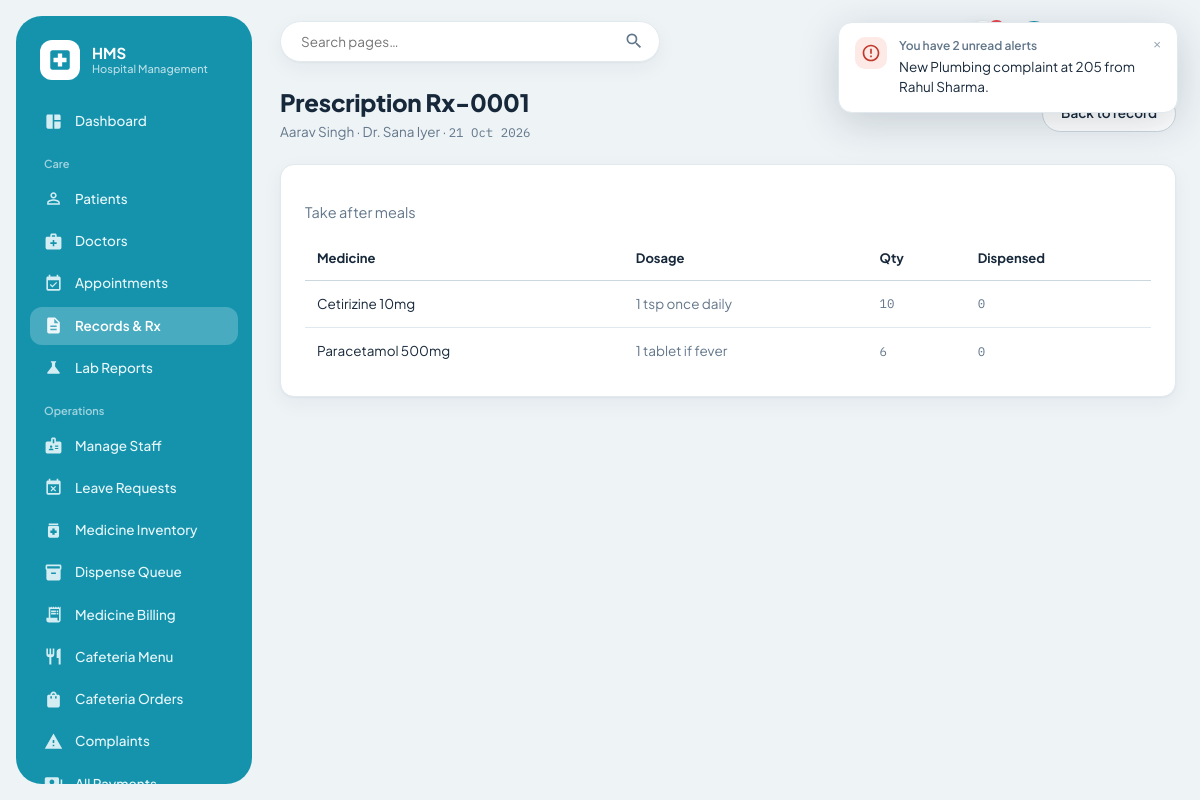
Screenshot of /records/prescriptions/1 (signed in) with the database file from the repository.
### models.py (models this page shows, shortened)
class Prescription(db.Model):
    __tablename__ = "prescriptions"
    id = db.Column(db.Integer, primary_key=True)
    medical_record_id = db.Column(db.Integer, db.ForeignKey("medical_records.id"), nullable=False)
    notes = db.Column(db.String(255))
    prescribed_date = db.Column(db.Date, default=date.today)
    items = db.relationship("PrescriptionItem", backref="prescription", lazy=True, cascade="all, delete-orphan")
    @property
    def patient(self):
        return self.medical_record.patient
    @property
    def doctor(self):
        return self.medical_record.doctor

class Patient(db.Model):
    __tablename__ = "patients"
    id = db.Column(db.Integer, primary_key=True)
    name = db.Column(db.String(120), nullable=False)
    age = db.Column(db.Integer, nullable=False)
    gender = db.Column(db.String(20), nullable=False)
    phone = db.Column(db.String(20))
    address = db.Column(db.String(255))
    created_at = db.Column(db.DateTime, default=datetime.utcnow)
    appointments = db.relationship("Appointment", backref="patient", lazy=True, cascade="all, delete-orphan")
    medical_records = db.relationship("MedicalRecord", backref="patient", lazy=True, cascade="all, delete-orphan")

class Doctor(db.Model):
    __tablename__ = "doctors"
    id = db.Column(db.Integer, primary_key=True)
    name = db.Column(db.String(120), nullable=False)
    specialization = db.Column(db.String(120), nullable=False)
    phone = db.Column(db.String(20))
    available_days = db.Column(db.String(120))   # e.g. "Mon,Wed,Fri"
    available_time = db.Column(db.String(60))    # e.g. "10:00 - 14:00"
    consultation_fee = db.Column(db.Float, default=500.0)
    created_at = db.Column(db.DateTime, default=datetime.utcnow)
    appointments = db.relationship("Appointment", backref="doctor", lazy=True)
    medical_records = db.relationship("MedicalRecord", backref="doctor", lazy=True)

class PrescriptionItem(db.Model):
    __tablename__ = "prescription_items"
    id = db.Column(db.Integer, primary_key=True)
    prescription_id = db.Column(db.Integer, db.ForeignKey("prescriptions.id"), nullable=False)
    medicine_id = db.Column(db.Integer, db.ForeignKey("medicines.id"), nullable=False)
    dosage = db.Column(db.String(120))     # e.g. "1 tablet twice a day"
    quantity = db.Column(db.Integer, nullable=False)
    dispensed_qty = db.Column(db.Integer, default=0)
    medicine = db.relationship("Medicine", backref="prescription_items")

class Medicine(db.Model):
    __tablename__ = "medicines"
    id = db.Column(db.Integer, primary_key=True)
    name = db.Column(db.String(120), nullable=False)
    category = db.Column(db.String(80))
    stock_qty = db.Column(db.Integer, default=0)
    price = db.Column(db.Float, nullable=False)
    expiry_date = db.Column(db.Date, nullable=False)
    created_at = db.Column(db.DateTime, default=datetime.utcnow)

### routes/records.py (the view)
@records_bp.route("/prescriptions/<int:prescription_id>")
def view_prescription(prescription_id):
    user = get_current_user()
    prescription = Prescription.query.get_or_404(prescription_id)
    if not _can_view(user, prescription.medical_record):
        abort(403)
    return render_template("prescriptions/view.html", prescription=prescription)

### routes/auth_utils.py (called while the page is built)
def get_current_user():
    if "user_id" not in session:
        return None
    if not hasattr(g, "_current_user"):
        g._current_user = User.query.get(session["user_id"])
    return g._current_user

def login_required(roles=None):
    def decorator(view_func):
        @wraps(view_func)
        def wrapped(*args, **kwargs):
            user = get_current_user()
            if user is None:
                flash("Please log in to continue.", "error")
                return redirect(url_for("auth.portal"))
            if roles and user.role not in roles:
                flash("You don't have access to that page.", "error")
                return redirect(url_for("auth.dashboard_redirect"))
            return view_func(*args, **kwargs)
        return wrapped
    return decorator

### routes/records.py (called while the page is built)
def _can_view(user, record):
    if user.role == "admin":
        return True
    if user.role == "doctor":
        return record.doctor_id == user.doctor_profile.id
    if user.role == "patient":
        return record.patient_id == user.patient_profile.id
    return False

### templates/prescriptions/view.html (shortened to what this page needs)
{% extends "base.html" %}
{% block content %}
<div class="page-header">
  <div>
    <h2>Prescription Rx-{{ "%04d"|format(prescription.id) }}</h2>
    <p class="subtitle">{{ prescription.patient.name }} &middot; Dr. {{ prescription.doctor.name }} &middot; <span class="mono">{{ prescription.prescribed_date.strftime('%d %b %Y') }}</span></p>
  </div>
  <a class="btn" href="{{ url_for('records.view_record', record_id=prescription.medical_record_id) }}">Back to record</a>
</div>
<div class="panel">
  {% if prescription.notes %}<p class="text-muted">{{ prescription.notes }}</p>{% endif %}
  <table>
    <thead><tr><th>Medicine</th><th>Dosage</th><th>Qty</th><th>Dispensed</th></tr></thead>
    <tbody>
      {% for item in prescription.items %}
      <tr>
        <td>{{ item.medicine.name }}</td>
        <td class="text-muted">{{ item.dosage or '—' }}</td>
        <td class="mono">{{ item.quantity }}</td>
        <td class="mono">{{ item.dispensed_qty }}</td>
      </tr>
      {% endfor %}
    </tbody>
  </table>
</div>
{% endblock %}

### static/css/style.css (style rules this page uses)
:root { --bg: #EEF3F6; --panel: #FFFFFF; --panel-soft: #F6FAFB; --ink: #17283A; --muted-ink: #62768A; --faint-ink: #93A3B3; --primary: #1593AD; --primary-dark: #0F7A91; --primary-soft: #E2F3F7; --primary-ink: #0B5E70; --sidebar: #1593AD; --sidebar-ink: #E8F7FA; --sidebar-active: rgba(255, 255, 255, 0.22); --border: #E1E9EE; --border-strong: #CBD7DF; --alert: #C0392B; --alert-bg: #FDE9E6; --alert-border: #F4C6BF; --success: #228B5B; --success-bg: #DDF5E7; --success-border: #B7E6CB; --warn: #A9690B; --warn-bg: #FDF0D0; --warn-border: #F2DB9C; --info-bg: #E2F3F7; --info: #0F7A91; --radius: 14px; --radius-sm: 10px; --shadow: 0 1px 2px rgba(23, 40, 58, 0.04), 0 6px 20px rgba(23, 40, 58, 0.05); --shadow-pop: 0 10px 40px rgba(23, 40, 58, 0.18); --font-ui: "Plus Jakarta Sans", "Nunito Sans", -apple-system, "Segoe UI", system-ui, sans-serif; --font-mono: "IBM Plex Mono", "SFMono-Regular", Menlo, Consolas, monospace; }
* { box-sizing: border-box; }
html, body { margin: 0; padding: 0; background: var(--bg); color: var(--ink); font-family: var(--font-ui); font-size: 14.5px; line-height: 1.5; -webkit-font-smoothing: antialiased; }
a { color: var(--primary-dark); text-decoration: none; }
.page-header { display: flex; align-items: center; justify-content: space-between; margin-bottom: 22px; gap: 16px; flex-wrap: wrap; }
.page-header h2 { font-size: 24px; font-weight: 800; margin: 0 0 2px; letter-spacing: -0.01em; }
.page-header .subtitle { color: var(--muted-ink); font-size: 13.5px; margin: 0; max-width: 640px; }
.btn { display: inline-flex; align-items: center; justify-content: center; gap: 7px; padding: 10px 18px; border-radius: 999px; border: 1px solid var(--border-strong); background: var(--panel); color: var(--ink); font-size: 13.5px; font-weight: 600; font-family: inherit; cursor: pointer; line-height: 1.1; }
.panel { background: var(--panel); border: 1px solid var(--border); border-radius: var(--radius); padding: 22px 24px; box-shadow: var(--shadow); }
table { width: 100%; border-collapse: collapse; font-size: 13.5px; }
thead th { text-align: left; font-weight: 700; color: var(--ink); font-size: 13px; padding: 11px 12px; border-bottom: 1px solid var(--border-strong); white-space: nowrap; }
tbody td { padding: 13px 12px; border-bottom: 1px solid var(--border); vertical-align: middle; color: var(--muted-ink); }
tbody td:first-child, tbody td a { color: inherit; }
tbody tr:last-child td { border-bottom: 0; }
.panel > table, .panel { overflow-x: auto; }
.mono { font-family: var(--font-mono); font-size: 0.92em; }
.text-muted { color: var(--muted-ink); }

### rows the page displays
Prescription: id "0001", prescribed_date "21 Oct 2026", notes "Take after meals"
Patient: patient.name "Aarav Singh"
Doctor: doctor.name "Sana Iyer"
PrescriptionItem: medicine.name "Cetirizine 10mg", dosage "1 tsp once daily", quantity "10", dispensed_qty "0"
PrescriptionItem: medicine.name "Paracetamol 500mg", dosage "1 tablet if fever", quantity "6", dispensed_qty "0"
